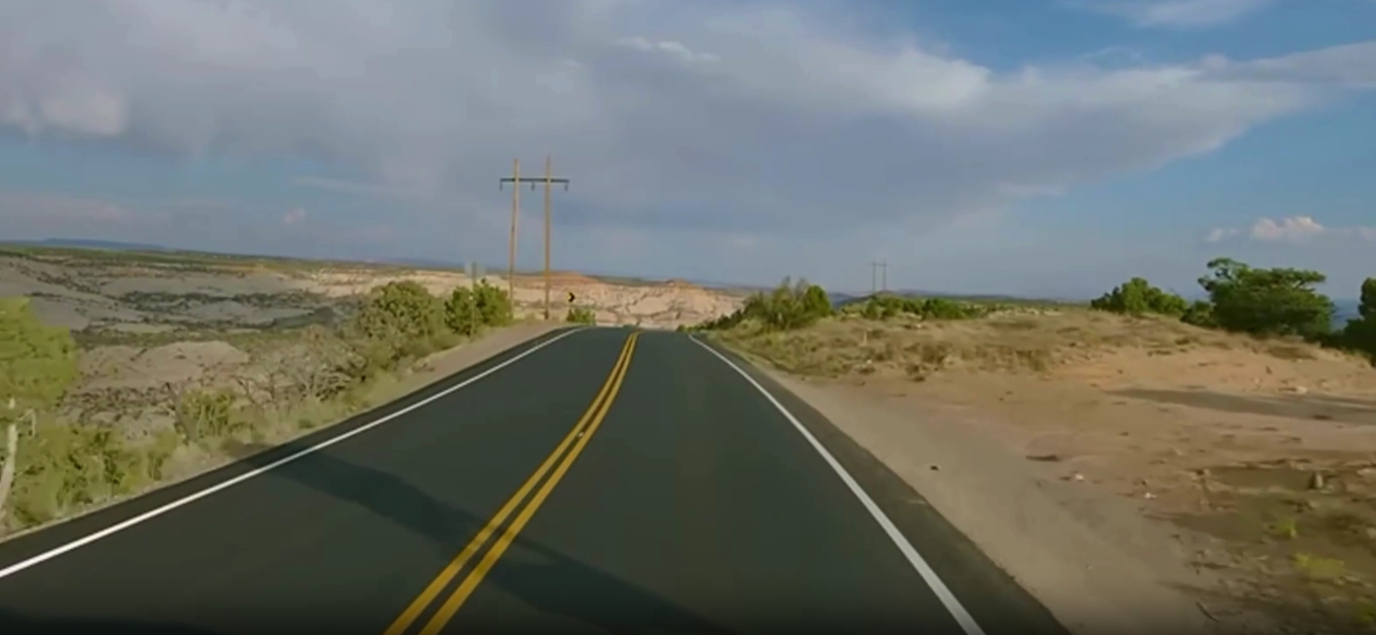
#> input picture dataset/frame.png, 1376 x 635 px, given in place of the camera
$ python main.py
#> lines starting #> are read from the running program, lines starting #| are printed output that depends on the picture; after the words box and inside, x2 and y2 are one past the last pixel; in counts of white or black regions, pixels touching at a corner belong together
### guassian_blur.py
import numpy as np
import math

def create_guassian_kernel(k: int, sigma: float) -> np.ndarray:
#> called with k = 5, sigma = 1.4
    mid = k // 2
    kernel = np.zeros((k, k), dtype=np.float32)

    for i in range(k):
        for j in range(k):
            x = i - mid
            y = j - mid
            kernel[i][j] = math.exp(-(x*x + y*y) / (2 * sigma * sigma)) / (2 * math.pi * sigma * sigma)

    return kernel / kernel.sum()

def guassian_blur(image: np.ndarray, kernel: np.ndarray) -> np.ndarray:
    k = len(kernel)
    H, W = image.shape
    blurred_img = np.zeros((H, W), dtype=np.float32)
    padded_img = np.pad(image, pad_width=(k // 2), mode="edge")

    for i in range(k):
        for j in range(k):
            blurred_img += kernel[i][j] * padded_img[i:i+H, j:j+W]
    return blurred_img.astype(np.uint8)

### gray_scale.py
import numpy as np
import cv2

def gray_scale(image: np.ndarray) -> np.ndarray:
    result = np.zeros_like(image[:, :, 0], dtype=np.uint16)
    for i in range(3):
        result += image[:, :, i]
    return (result // 3).astype(np.uint8)

def region_of_interst(image: np.ndarray) -> np.ndarray :
    mask = np.zeros_like(image)
    rows, cols = image.shape
    new_img = image.copy()

    bottom_left  = [cols * 0.1, rows]
    top_left     = [229, 293]
    bottom_right = [cols * 0.79, rows ]
    top_right    = [397, 293]

    points = np.array([[bottom_left, top_left, top_right, bottom_right]], dtype=np.int32)
    cv2.fillPoly(mask, points, 100)
    return mask * new_img, mask

### edge_detection.py
import numpy as np

def first_derivative_x(image):
    kernel = np.array([[-1,0,1],[-2,0,2],[-1,0,1]], dtype=np.float32)

    H,W = image.shape
    padded = np.pad(image, 1, mode="edge")
    dx = np.zeros((H,W),dtype=np.float32)

    for i in range(3):
        for j in range(3):
            dx += kernel[i,j] * padded[i:i+H,j:j+W]

    return dx

def first_derivative_y(image):
    kernel = np.array([[1,2,1],[0,0,0],[-1,-2,-1]], dtype=np.float32)

    H,W = image.shape
    padded = np.pad(image, 1, mode="edge")
    dy = np.zeros((H,W),dtype=np.float32)

    for i in range(3):
        for j in range(3):
            dy += kernel[i,j] * padded[i:i+H,j:j+W]

    return dy

def gradient_magnitude(dx,dy):
    magnitude = np.abs(dx) + np.abs(dy)
    return magnitude

def gradient_orientation(dx: np.ndarray, dy: np.ndarray) -> np.ndarray:
    return np.arctan2(dy, dx)

def non_max_suppression(mag, ang):
    H, W = mag.shape
    Z = np.zeros((H, W), dtype=np.float32)
    angle = ang * 180.0 / np.pi
    angle[angle < 0] += 180

    M = np.pad(mag, 1, mode="constant", constant_values=0)
    center = M[1:-1, 1:-1]
    left  = M[1:-1, :-2]
    right = M[1:-1, 2:]
    up    = M[:-2, 1:-1]
    down  = M[2:, 1:-1]
    upleft  = M[:-2, :-2]
    upright = M[:-2, 2:]
    downleft  = M[2:, :-2]
    downright = M[2:, 2:]

    Z0   = (center > left) & (center >= right)
    Z90  = (center > up) & (center >= down)
    Z45  = (center > downleft) & (center >= upright)
    Z135 = (center > upleft) & (center >= downright)

    mask0   = ((angle < 22.5) | (angle >= 157.5)) & Z0
    mask45  = ((angle >= 22.5) & (angle < 67.5)) & Z45
    mask90  = ((angle >= 67.5) & (angle < 112.5)) & Z90
    mask135 = ((angle >= 112.5) & (angle < 157.5)) & Z135

    mask = mask0 | mask45 | mask90 | mask135
    Z[mask] = center[mask]
    return Z

def threshold(nms: np.ndarray, high_th: int, low_th: int) -> np.ndarray:
    thresholded = np.zeros(nms.shape, dtype=np.uint8)

    strong_mask = nms >= high_th
    weak_mask = (nms >= low_th) & (nms < high_th)

    thresholded[weak_mask] = 25
    thresholded[strong_mask] = 255
    return thresholded

def hysteresis_vectorized(img):
    img = img.copy().astype(np.uint8)
    M, N = img.shape

    while True:
        padded = np.pad(img, pad_width=1, mode='constant', constant_values=0)
        neighbors = np.stack([
            padded[:-2, :-2], padded[:-2, 1:-1], padded[:-2, 2:],
            padded[1:-1, :-2],                   padded[1:-1, 2:],
            padded[2:, :-2],  padded[2:, 1:-1],  padded[2:, 2:]
        ], axis=0)
        any_strong_neighbor = np.any(neighbors == 255, axis=0)
        weak_mask = (img == 25)
        to_promote = weak_mask & any_strong_neighbor
        if not np.any(to_promote):
            break
        img[to_promote] = 255

    img[img == 25] = 0
    return img

def edge_thresholding(image: np.ndarray, high_th: int, low_th: int) -> np.ndarray:
    dx = first_derivative_x(image)
    dy = first_derivative_y(image)
    magnitude = gradient_magnitude(dx, dy)
    orientation = gradient_orientation(dx, dy)
    nms = non_max_suppression(mag=magnitude, ang=orientation)
    thresholded = threshold(nms, high_th, low_th)
    return hysteresis_vectorized(thresholded)

### hough_transform.py
import numpy as np
import cv2

previous_lines = None

def polar2cartesian(rho: float, theta: float) -> np.ndarray:
    return rho * np.array([np.sin(theta), np.cos(theta)])

def score_line(rho: float, theta: float, edges: np.ndarray) -> float:
    mask = np.zeros(edges.shape, dtype=edges.dtype)

    normal = polar2cartesian(rho, theta)
    direction = np.array([normal[1], -normal[0]])

    p1 = np.round(normal + 1000 * direction).astype(int)
    p2 = np.round(normal - 1000 * direction).astype(int)

    cv2.line(mask, tuple(p1), tuple(p2), 255, 12)

    return cv2.countNonZero(cv2.bitwise_and(mask, edges))


def score_all_lines(edges: np.ndarray, lines: np.ndarray) -> np.ndarray:
    scored = []
    for rho, theta in lines:
        score = score_line(rho, theta, edges)
        scored.append([rho, theta, score])
    return np.array(scored)


def filter_strong_lines(scored: np.ndarray, threshold: float = 0.3) -> np.ndarray:
    max_score = scored[:, 2].max()
    if max_score == 0:
        return np.empty((0, 3))

    strong = scored[scored[:, 2] > threshold * max_score]
    return strong[strong[:, 2].argsort()[::-1]]


def remove_duplicate_lines(lines: np.ndarray,
                          delta_rho: float = 230,
                          delta_theta: float = np.deg2rad(5),
                          max_lines: int = 10) -> np.ndarray:
    filtered = []

    for rho, theta, score in lines:
        keep = True
        for r2, t2, _ in filtered:
            if abs(rho - r2) < delta_rho and abs(theta - t2) < delta_theta:
                keep = False
                break
        if keep:
            filtered.append([rho, theta, score])
        if len(filtered) >= max_lines:
            break

    return np.array(filtered) if filtered else np.empty((0, 3))


def find_most_separated_pair(lines: np.ndarray) -> tuple:
    if len(lines) < 2:
        return 0, None

    max_dist = 0
    best_pair = None

    for i in range(len(lines)):
        for j in range(i + 1, len(lines)):
            dist = abs(lines[i][0] - lines[j][0])
            if dist > max_dist:
                max_dist = dist
                best_pair = (lines[i], lines[j])

    return max_dist, best_pair


def filter_lines(edges: np.ndarray, lines: np.ndarray, min_separation: int = 210):
    if lines is None or len(lines) == 0:
        return np.empty((0, 2))

    scored = score_all_lines(edges, lines)

    strong = filter_strong_lines(scored, threshold=0.3)
    if len(strong) == 0:
        return np.empty((0, 2))

    filtered = remove_duplicate_lines(strong, delta_rho=230, delta_theta=np.deg2rad(5))
    if len(filtered) == 0:
        return np.empty((0, 2))

    if len(filtered) == 1:
        return filtered[:1, :2]

    max_dist, best_pair = find_most_separated_pair(filtered)

    if max_dist < min_separation:
        return filtered[:1, :2]

    return np.array([
        best_pair[0][:2],
        best_pair[1][:2]
    ])

def rotate_line(lines: np.ndarray, edges: np.ndarray,
                angle_range: float = np.deg2rad(15),
                angle_step: float = np.deg2rad(0.5),
                rho_range: float = 50,
                rho_step: float = 5) -> np.ndarray:
    if len(lines) == 0:
        return lines

    optimized = []

    for rho, theta in lines:
        best_rho = rho
        best_theta = theta
        best_score = score_line(rho, theta, edges)

        rho_min = rho - rho_range
        rho_max = rho + rho_range
        theta_min = theta - angle_range
        theta_max = theta + angle_range

        test_rho = rho_min
        while test_rho <= rho_max:
            test_theta = theta_min
            while test_theta <= theta_max:
                score = score_line(test_rho, test_theta, edges)

                if score > best_score:
                    best_score = score
                    best_rho = test_rho
                    best_theta = test_theta

                test_theta += angle_step
            test_rho += rho_step

        optimized.append([best_rho, best_theta])

    return np.array(optimized)

def hough_transform(edges: np.ndarray, threshold: int):
    global previous_lines

    H, W = edges.shape
    thetas = np.arange(-np.pi / 2, np.pi / 2, 0.261)
    rhos = np.arange(-np.sqrt(H**2 + W**2), np.sqrt(H**2 + W**2), 9)

    len_thetas = len(thetas)
    len_rhos = len(rhos)

    accumulator  = np.zeros((len_rhos, len_thetas))
    cos_thetas = np.cos(thetas)
    sin_thetas = np.sin(thetas)

    xs, ys = np.where(edges > 0)

    for x, y in zip(xs, ys):
        for t in range(len_thetas):
            rho = x * cos_thetas[t] + y * sin_thetas[t]
            rho_pos = np.where(rho > rhos)[0][-1]
            accumulator[rho_pos][t] += 1
    rhos_indexes, thetas_indexes = np.where(accumulator > threshold)
    lines = filter_lines(edges, np.vstack([rhos[rhos_indexes], thetas[thetas_indexes]]).T)
    lines = rotate_line(lines, edges)

    if len(lines) == 1 and previous_lines is not None and len(previous_lines) == 2:
        current_rho = lines[0][0]
        prev_rho_0 = previous_lines[0][0]
        prev_rho_1 = previous_lines[1][0]
        if abs(current_rho - prev_rho_0) < abs(current_rho - prev_rho_1):
            lines = np.vstack([lines, previous_lines[1:2]])
        else:
            lines = np.vstack([lines, previous_lines[0:1]])
    if len(lines) == 2:
        previous_lines = lines.copy()
    return lines

def draw_lines(img: np.ndarray, lines: np.ndarray, mask:np.ndarray, color: list[int], thickness: int):
    empty_image = np.zeros(img.shape[:2])
    new_img = img.copy()

    for rho, theta in lines:
        normal = polar2cartesian(rho, theta)
        direction = np.array([normal[1], -normal[0]])
        p1 = np.round(normal + 1000 * direction).astype(int)
        p2 = np.round(normal - 1000 * direction).astype(int)
        empty_image = cv2.line(img=empty_image, pt1=p1, pt2=p2, color=255, thickness=thickness)

    mask_lines = empty_image > 0
    mask = (mask * mask_lines).astype(bool)
    new_img[mask] = np.array(color)

    return new_img

### main.py
from gray_scale import gray_scale, region_of_interst
from guassian_blur import guassian_blur, create_guassian_kernel
from edge_detection import edge_thresholding
from hough_transform import hough_transform, draw_lines
import cv2
import sys
import os

os.makedirs("output", exist_ok=True)
filename = "dataset/the_road.mp4"
cap = cv2.VideoCapture(filename=filename)

if not cap.isOpened():
    print("Error: Could not open video file.", file=sys.stderr)
    sys.exit(1)
else:
    print("Video file opened successfully!")

frame_count = int(cap.get(cv2.CAP_PROP_FRAME_COUNT))
fps = int(cap.get(cv2.CAP_PROP_FPS))
frame_width = int(cap.get(cv2.CAP_PROP_FRAME_WIDTH))
frame_height = int(cap.get(cv2.CAP_PROP_FRAME_HEIGHT))

fourcc = cv2.VideoWriter_fourcc(*"mp4v")
out = cv2.VideoWriter("output/"+os.path.basename(filename), fourcc, 30.0, (700, 500))

print(f"frame count: {frame_count}  fps: {fps}")

kernel = create_guassian_kernel(k=5, sigma=1.4)
while True:
    ret, frame = cap.read()
#> frame is the input picture: shape (635, 1376, 3); mean B, G, R 104.8, 113.3, 109.1
    if not ret:
        print("End of video or error occurred.")
        break
    frame = cv2.resize(frame, (700, 500))
#> frame: shape (500, 700, 3)
    gray_frame = gray_scale(frame)
    blurred_frame = guassian_blur(gray_frame, kernel=kernel)

    edges = edge_thresholding(blurred_frame, high_th=100, low_th=75)
#> after the loop in first_derivative_y, `for i in range(3):`:
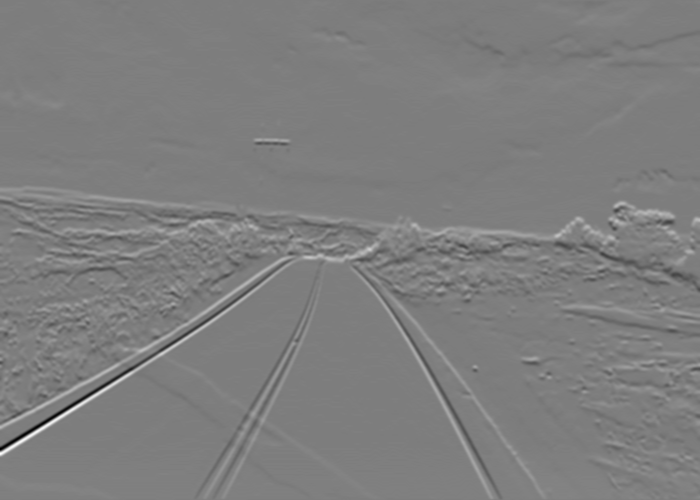
#> dy: shape (500, 700) float32; min -337, max 346, mean 2; drawn with min black and max white
#> in gradient_orientation, `return np.arctan2(dy, dx)`:
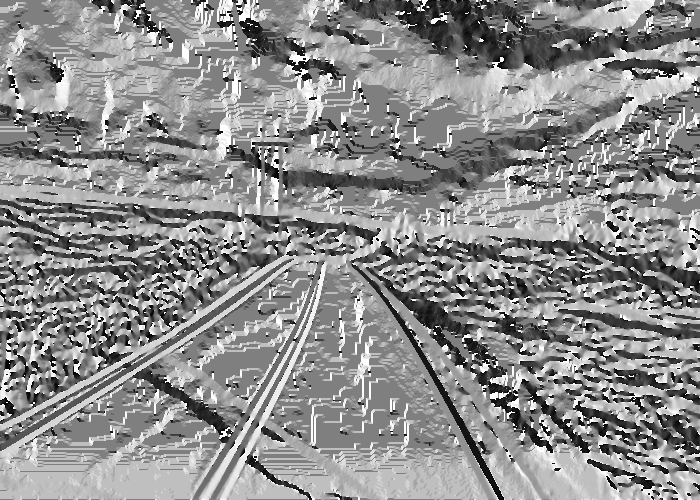
#> returned value: shape (500, 700) float32; min -3.14, max 3.14, mean 0.343; drawn with min black and max white
#> in non_max_suppression, `angle[angle < 0] += 180`:
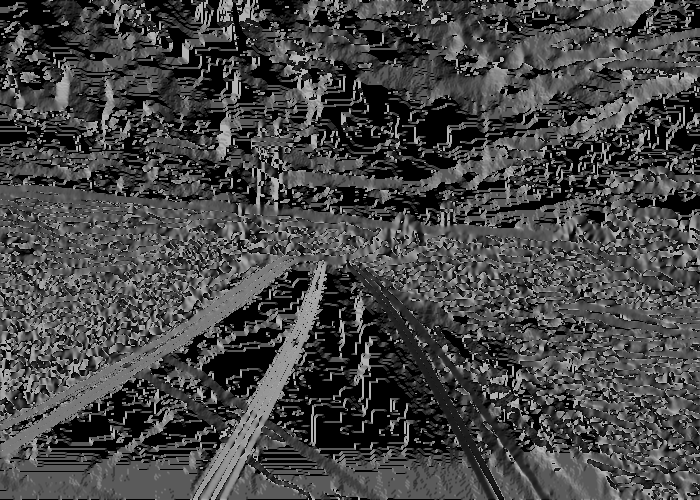
#> angle: shape (500, 700) float32; min 0, max 180, mean 70.1
#> in non_max_suppression, `Z0   = (center > left) & (center >= right)`:
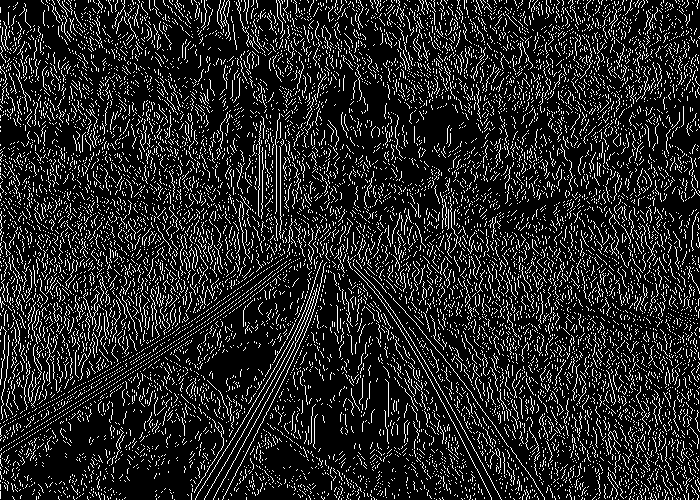
#> Z0: shape (500, 700) bool; 14.6% white in thin lines or dots
#> in non_max_suppression, `Z90  = (center > up) & (center >= down)`: Z90: shape (500, 700) bool; 15.9% white in thin lines or dots
#> in non_max_suppression, `Z45  = (center > downleft) & (center >= upright)`: Z45: shape (500, 700) bool; 19.7% white in thin lines or dots
#> in non_max_suppression, `Z135 = (center > upleft) & (center >= downright)`: Z135: shape (500, 700) bool; 19.3% white in thin lines or dots
#> in non_max_suppression, `mask0   = ((angle < 22.5) | (angle >= 157.5)) & Z0`: mask0: shape (500, 700) bool; 3% white in thin lines or dots
#> in non_max_suppression, `mask45  = ((angle >= 22.5) & (angle < 67.5)) & Z45`: mask45: shape (500, 700) bool; 6.8% white in thin lines or dots
#> in non_max_suppression, `mask90  = ((angle >= 67.5) & (angle < 112.5)) & Z90`: mask90: shape (500, 700) bool; 6.6% white in thin lines or dots
#> in non_max_suppression, `mask135 = ((angle >= 112.5) & (angle < 157.5)) & Z135`: mask135: shape (500, 700) bool; 5.7% white in thin lines or dots
#> in non_max_suppression, `mask = mask0 | mask45 | mask90 | mask135`:
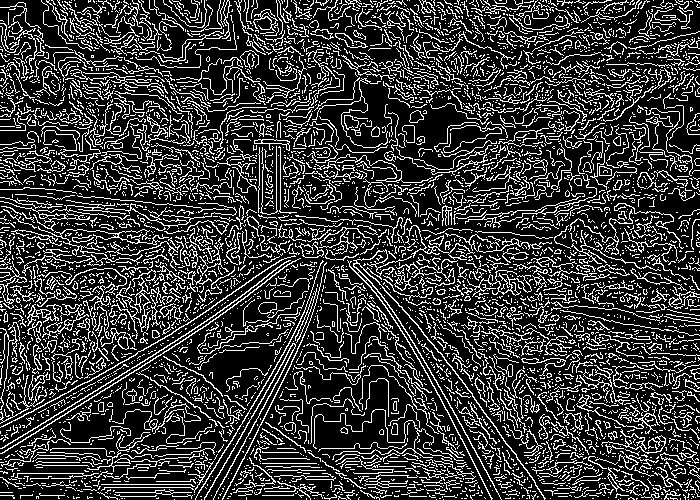
#> mask: shape (500, 700) bool; 22.1% white in thin lines or dots
#> in threshold, `strong_mask = nms >= high_th`: strong_mask: shape (500, 700) bool; 1.8% white in thin lines or dots, all inside (x1, y1, x2, y2) = (0, 139, 700, 500)
#> in threshold, `weak_mask = (nms >= low_th) & (nms < high_th)`: weak_mask: shape (500, 700) bool; 0.8% white in thin lines or dots, all inside (x1, y1, x2, y2) = (0, 53, 700, 499)
#> after the loop in hysteresis_vectorized, `while True:`:
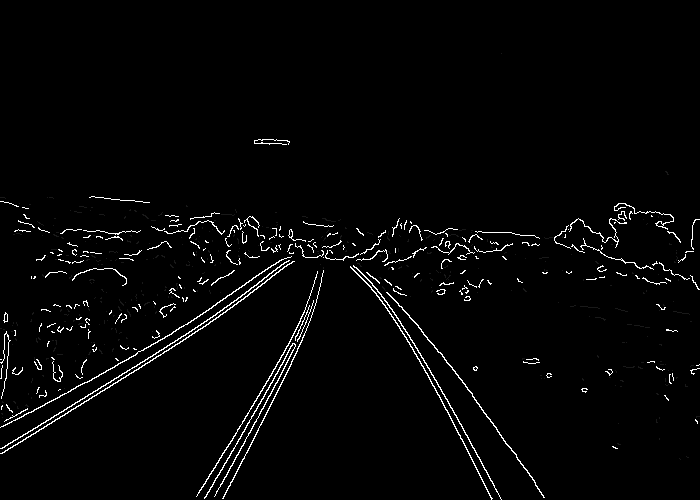
#> img: shape (500, 700); min 0, max 255, mean 5.9
    region, mask = region_of_interst(edges)
#> in region_of_interst, `cv2.fillPoly(mask, points, 100)`: mask: shape (500, 700); values 0 (black) and 100 (white), 19.3% white; 1 white region, box (x1, y1, x2, y2) and area: (70, 293, 554, 500) 67586
#> region: shape (500, 700); values 0 (black) and 156 (white), 0.66% white in thin lines or dots, all inside (x1, y1, x2, y2) = (196, 293, 545, 500)
    lines = hough_transform(region, 180)
#> in hough_transform, `xs, ys = np.where(edges > 0)`: xs = 2307 values from 293 to 499; ys = 2307 values, max 544 at index 2298, min 196 at index 2282, mean 341.4
#> the loop in hough_transform, `for x, y in zip(xs, ys):` made 2307 passes
#> (x, y) on passes 1 to 3: (293, 231), (293, 232), (293, 244)
#> in hough_transform, `rhos_indexes, thetas_indexes = np.where(accumulator > threshold)`: rhos_indexes = [74, 75, 89, 90, 134, 135, 136, 137, 142, 143, 144, 148, 149]; thetas_indexes = [2, 2, 3, 3, 11, 11, 11, 11, 10, 10, 10, 9, 9]
#> the loop in score_all_lines, `for rho, theta in lines:` made 13 passes
#> (rho, theta, normal in score_line, direction in score_line, p1 in score_line, p2 in score_line, score) on passes 1 to 7: (-194.2, -1.05, [168.4, -96.85], [-96.85, -168.4], [-96679, -168462], [97016, 168269], 140), (-185.2, -1.05, [160.6, -92.36], [-92.36, -160.6], [-92199, -160656], [92520, 160472], 631), (-59.23, -0.788, [41.98, -41.78], [-41.78, -41.98], [-41741, -42026], [41825, 41942], 269), (-50.23, -0.788, [35.6, -35.43], [-35.43, -35.6], [-35399, -35640], [35470, 35569], 261), (345.8, 1.3, [333.2, 92.42], [92.42, -333.2], [92758, -333093], [-92091, 333278], 237), (354.8, 1.3, [341.9, 94.83], [94.83, -341.9], [95172, -341764], [-94488, 341953], 298), (363.8, 1.3, [350.5, 97.24], [97.24, -350.5], [97587, -350434], [-96885, 350628], 318)
#> after the loop in score_all_lines, `for rho, theta in lines:`: scored = 13 items, first 6: [-194.2, -1.05, 140], [-185.2, -1.05, 631], [-59.23, -0.788, 269], [-50.23, -0.788, 261], [345.8, 1.3, 237], [354.8, 1.3, 298]
#> in filter_lines, `scored = score_all_lines(edges, lines)`: scored = 13 rows, first 8: [-194.2, -1.05, 140], [-185.2, -1.05, 631], [-59.23, -0.788, 269], [-50.23, -0.788, 261], [345.8, 1.3, 237], [354.8, 1.3, 298], [363.8, 1.3, 318], [372.8, 1.3, 354]
#> in filter_strong_lines, `max_score = scored[:, 2].max()`: max_score = 775
#> in filter_strong_lines, `strong = scored[scored[:, 2] > threshold * max_score]`: strong = [[-185.2, -1.05, 631], [-59.23, -0.788, 269], [-50.23, -0.788, 261], [345.8, 1.3, 237], [354.8, 1.3, 298], [363.8, 1.3, 318], [372.8, 1.3, 354], [417.8, 1.04, 346], [426.8, 1.04, 775], [435.8, 1.04, 418], [471.8, 0.778, 253], [480.8, 0.778, 293]]
#> in filter_lines, `strong = filter_strong_lines(scored, threshold=0.3)`: strong = [[426.8, 1.04, 775], [-185.2, -1.05, 631], [435.8, 1.04, 418], [372.8, 1.3, 354], [417.8, 1.04, 346], [363.8, 1.3, 318], [354.8, 1.3, 298], [480.8, 0.778, 293], [-59.23, -0.788, 269], [-50.23, -0.788, 261], [471.8, 0.778, 253], [345.8, 1.3, 237]]
#> the loop in remove_duplicate_lines, `for rho, theta, score in lines:` made 12 passes
#> after the loop in remove_duplicate_lines, `for rho, theta, score in lines:`: filtered = [[426.8, 1.04, 775], [-185.2, -1.05, 631], [372.8, 1.3, 354], [480.8, 0.778, 293], [-59.23, -0.788, 269]]
#> the loop in find_most_separated_pair, `for i in range(len(lines)):` made 5 passes
#> after the loop in find_most_separated_pair, `for i in range(len(lines)):`: best_pair = ([-185.2, -1.05, 631], [480.8, 0.778, 293]); max_dist = 666
#> in filter_lines, `max_dist, best_pair = find_most_separated_pair(filtered)`: best_pair = ([-185.2, -1.05, 631], [480.8, 0.778, 293])
#> in hough_transform, `lines = filter_lines(edges, np.vstack([rhos[rhos_indexes], thetas[thet..`: lines = [[-185.2, -1.05], [480.8, 0.778]]
#> the loop in rotate_line, `for rho, theta in lines:` made 2 passes
#> (rho, theta) on pass 1: (-185.2, -1.05)
    frame = draw_lines(frame, lines, mask, [0, 255, 0], 7)
#> the loop in draw_lines, `for rho, theta in lines:` made 2 passes
#> (rho, theta) on passes 1 to 2: (-195.2, -1.07), (430.8, 1.02)
#> pass 1, in draw_lines, `empty_image = cv2.line(img=empty_image, pt1=p1, pt2=p2, color=255, thi..`:
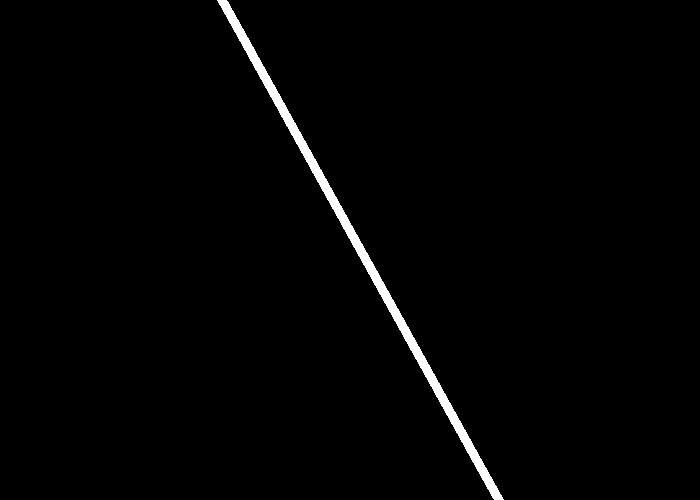
#> empty_image: shape (500, 700) float64; 1.5% white; 1 white region, box (x1, y1, x2, y2) and area: (217, 0, 504, 500) 5108
    cv2.imshow("Lines", frame)
    out.write(frame)
    if (cv2.waitKey(1) == ord('q')):
#> (key q is pressed here)
        break

cap.release()
out.release()
cv2.destroyAllWindows()
